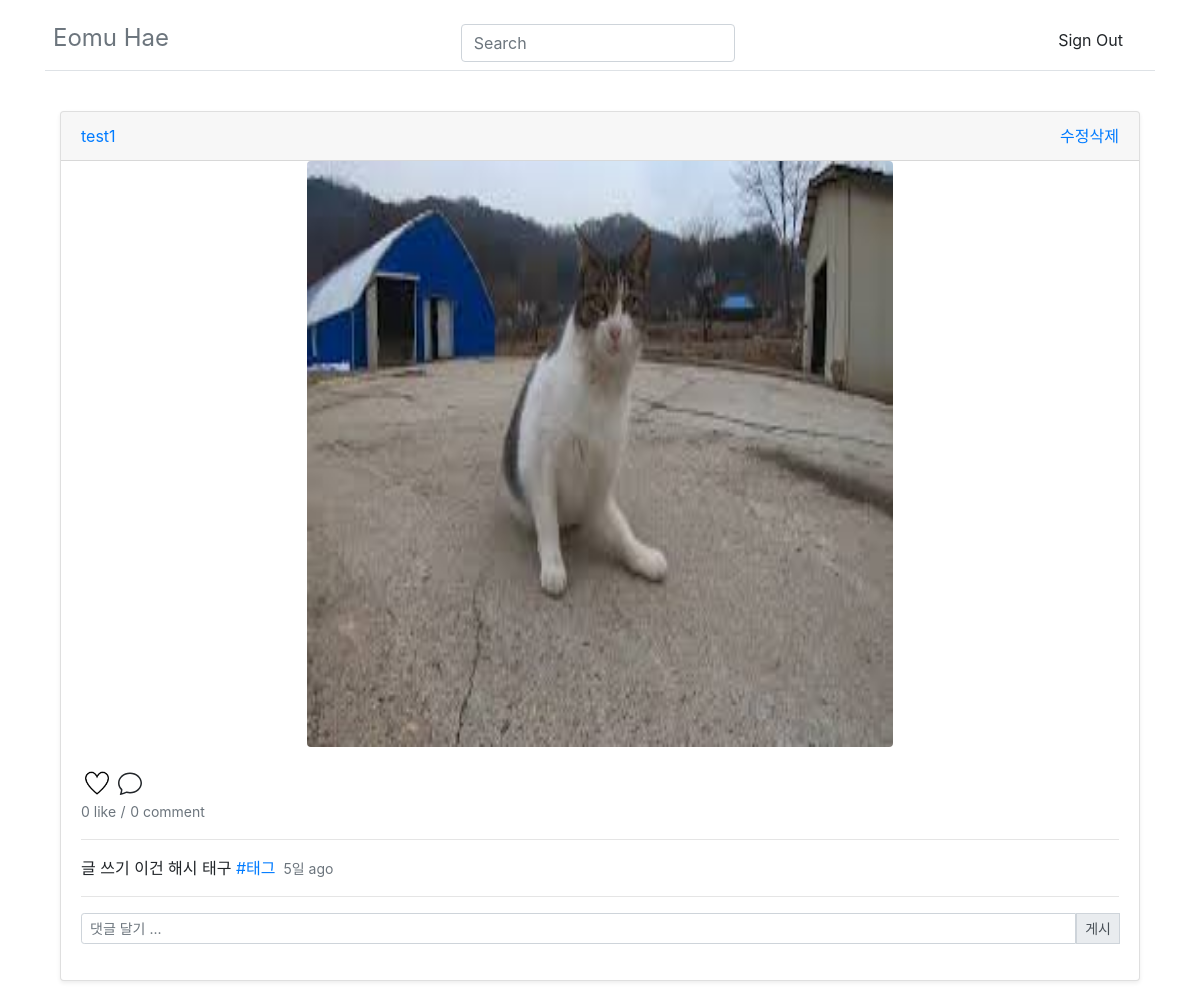
/intworldapp/explore/tags/태그/, run on the app's committed database.
### intworldapp/models.py (models this page shows, shortened)
class Post(models.Model):
    main_text = models.CharField(max_length=200)
    create_user = models.ForeignKey(User, on_delete = models.CASCADE)
    create_date = models.DateTimeField('date published', default=timezone.now)
    update_date = models.DateTimeField('date published', null = True, default=timezone.now)
    create_img = models.ImageField(blank=True, upload_to="post/%Y/%m/%d", null=True)
    likes = models.ManyToManyField(User, related_name='likes')
    tag_set = models.ManyToManyField('Tag', blank=True)
    @property
    def total_likes(self):
        return self.likes.count()

class Tag(models.Model):
    tag_name = models.CharField(max_length=140, unique=True)

### intworldapp/views.py (the view)
# urls.py: path('explore/tags/<str:tag>/', views.search, name='search'),
def search(request, tag=None):
    posts = Post.objects.all().order_by('-id')
    q = request.POST.get('q', "")
    if tag:
        posts = Post.objects.filter(tag_set__tag_name__iexact=tag).prefetch_related('tag_set').select_related('create_user')
        return render(request, 'search.html', {'posts' : posts, 'q' : q, 'tag': tag})
    if q:
        posts = posts.filter(main_text__icontains=q)
        return render(request, 'search.html', {'posts' : posts, 'q' : q})
    else:
        return render(request, 'search.html')

### intworldapp/templatetags/post_extras.py (called while the page is built)
@register.filter
def add_link(value):
    main_text = value.main_text
    tags = value.tag_set.all()
    for tag in tags:
        main_text = re.sub(r'\#'+tag.tag_name+r'\b', '<a href="/intworldapp/explore/tags/'+tag.tag_name+'">#'+tag.tag_name+'</a>', main_text)
    return main_text

### intworldapp/templates/search.html (shortened to what this page needs)
{% extends 'base.html' %}
{% load post_extras %}
{% load humanize %}
{% block content %}
<body>
<div class="container">
  {% for post in posts.all %}
  <div class="card-deck mb-3">
    <div class="card mb-4 shadow-sm">
      <div class="card-header">
        <div class="d-flex justify-content-between align-items-center">
          <div class="btn-group">
          <a class="my-0 font-weight-normal" href="{% url 'userpage' post.create_user %}">{{ post.create_user }}</a>
          </div>
          <div class="btn-group">
          <a href="{% url 'update' post.id %}">수정</a>
          <a href="{% url 'delete' post.id %}">삭제</a>
          </div>
        </div>
      </div>
      {% if post.create_img %}
      <div class="text-center">
        <img src="{{post.create_img.url}}" class="rounded" alt="..." width="585.5dp" height="585.5dp">
      </div>
      {% else %}
      <a>no</a>
      {% endif %}
      <div class="card-body">
        {% if post.likes.all %}
        <a class="like" name="{{ post.pk }}"><img id="like-img{{ post.pk }}" src="/static/like_after.png" alt="클릭시 좋아요 취소" style="width: 2rem; height:2rem;"></a>
        {% else %}
        <a class="like" name="{{ post.pk }}"><img id="like-img{{ post.pk }}" src="/static/like_before.png" alt="클릭시 좋아요" style="width: 2rem; height:2rem;"></a>
        {% endif %}
        <br>
        <small class="text-muted"><span class="like_count" id="count{{ post.pk }}">{{ post.total_likes }} like</span></small>
        <small class="text-muted">/</small>
        <small class="text-muted">{{post.comments.count}} comment</small>
        <hr>
        <a class="card-title pricing-card-title">{{ post|add_link|safe }}<small class="text-muted">&nbsp;&nbsp;{{ post.create_date | naturaltime }}</small></a>
        <hr>
        <form action="{% url 'c_post' post.id %}" method="POST">
          <div class="input-group input-group-sm mb-3">
            <input type="text" class="form-control" aria-label="Sizing example input" aria-describedby="inputGroup-sizing-sm" name="comment_text" id="comment_text" placeholder="댓글 달기 ..." style="display:inline-block">
            <div class="input-group-prepend">
              <button class="input-group-text" id="inputGroup-sizing-sm" type="submit">게시</button>
            </div>
          </div>
        </form>
      </div>
    </div>
  </div>
  {% endfor %}
</div>
</body>
{% endblock %}

### data on the page
Post: create_user "test1", create_img (picture), total_likes "0", comments.count "0", main_text+id "글 쓰기 이건 해시 태구 #태그", create_date "5일 ago"
